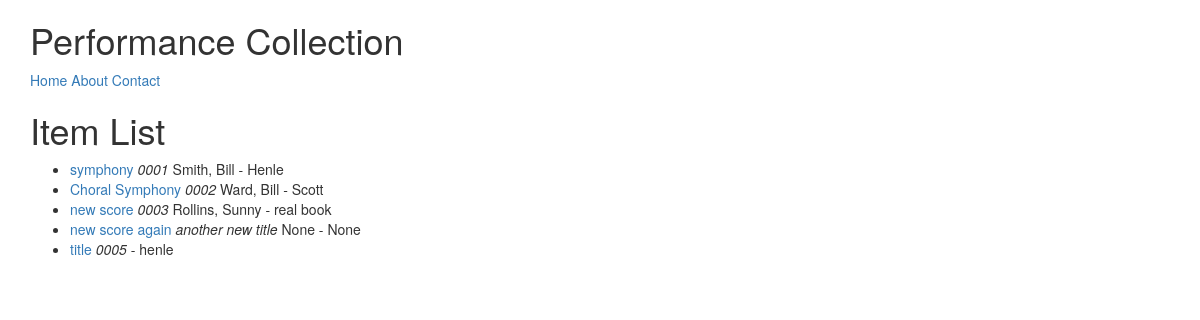
The page /restaurants/ on the database its author committed.
### restaurants/models.py (models this page shows, shortened)
class Score(models.Model):
    Score_title = models.CharField(max_length=120,null=True, blank=True)
    Call_number = models.CharField(max_length=20, blank=True)
    collection = models.CharField(max_length=60,null=True, blank=True)
    author = models.CharField(max_length=60,null=True, blank=True)
    arranger = models.CharField(max_length=120,null=True, blank=True)
    editor = models.CharField(max_length=120,null=True, blank=True)
    Uniform_Title = models.CharField(max_length=120,null=True, blank=True)
    publisher = models.CharField(max_length=120,null=True, blank=True)
    place_of_publication =  models.CharField(max_length=120,null=True, blank=True)
    date_of_publication =  models.CharField(max_length=120,null=True, blank=True)
    Plate_Number = models.CharField(max_length=120,null=True, blank=True)
    ISSN = models.CharField(max_length=120,null=True, blank=True)
    Subject = models.CharField(max_length=120,null=True, blank=True)
    collation = models.CharField(max_length=120,null=True, blank=True)
    holdings = models.CharField(max_length=120, null=True,blank=True)
    medium = models.CharField(max_length=120,null=True, blank=True)
    key_signature= models.CharField(max_length=20,null=True, blank=True)
    condition= models.CharField(max_length=20,null=True, blank=True)
    cost= models.CharField(max_length=20,null=True, blank=True)
    acquisition_date= models.CharField(max_length=20,null=True, blank=True)
    notes = models.TextField(max_length=1000,null=True, blank=True, help_text="Enter a brief note")
    slug = models.SlugField(null=True, blank=True)
    def __str__(self):
        return self.Score_title

### restaurants/views.py (the view)
# urls.py: url(r'^restaurants/$', ScoreListView.as_view()),
class ScoreListView(ListView):
    def get_queryset(self):
        slug = self.kwargs.get("slug")
        if slug:
            queryset = Score.objects.filter(
                    Q(collection__iexact=slug) |
                    Q(collection__icontains=slug)
                )
        else:
            queryset = Score.objects.all()
        return queryset

### restaurants/templates/restaurants/score_list.html (shortened to what this page needs)
{% extends "base.html" %}
{% block content %}
<h1>Item List</h1>
<ul>
{% for obj in object_list %}
    <li><a href='/restaurants/{{ obj.slug }}/'>{{ obj }}</a>
    <i>{{ obj.Call_number }}</i> {{ obj.author }} - {{ obj.publisher }}</li>
{% endfor %}
</ul>
{% endblock %}

### templates/base.html (shortened to what this page needs)
<!DOCTYPE html>
<html lang=en>
<head>
{% include 'snippets/css.html' %}
</head>
<body>
{% include 'snippets/nav.html' %}
<div class='container'>
{% block content %}{% endblock content %}
</div>
</body>
</html>

### templates/snippets/css.html (shortened to what this page needs)
<link rel="stylesheet" href="https://maxcdn.bootstrapcdn.com/bootstrap/3.3.7/css/bootstrap.min.css">
<link rel="stylesheet" href="https://maxcdn.bootstrapcdn.com/bootstrap/3.3.7/css/bootstrap-theme.min.css">

### templates/snippets/nav.html
<div class='container'>
<h1>Performance Collection</h1>
<a href='/'>Home</a>
<a href='/about/'>About</a>
<a href='/contact/'>Contact</a>
</div>

### rows shown on the page
Score: Score_title "symphony", Call_number "0001", author "Smith, Bill", publisher "Henle"
Score: Score_title "Choral Symphony", Call_number "0002", author "Ward, Bill", publisher "Scott"
Score: Score_title "new score", Call_number "0003", author "Rollins, Sunny", publisher "real book"
Score: Score_title "new score again", Call_number "another new title", author "None", publisher "None"
Score: Score_title "title", Call_number "0005", publisher "henle"
